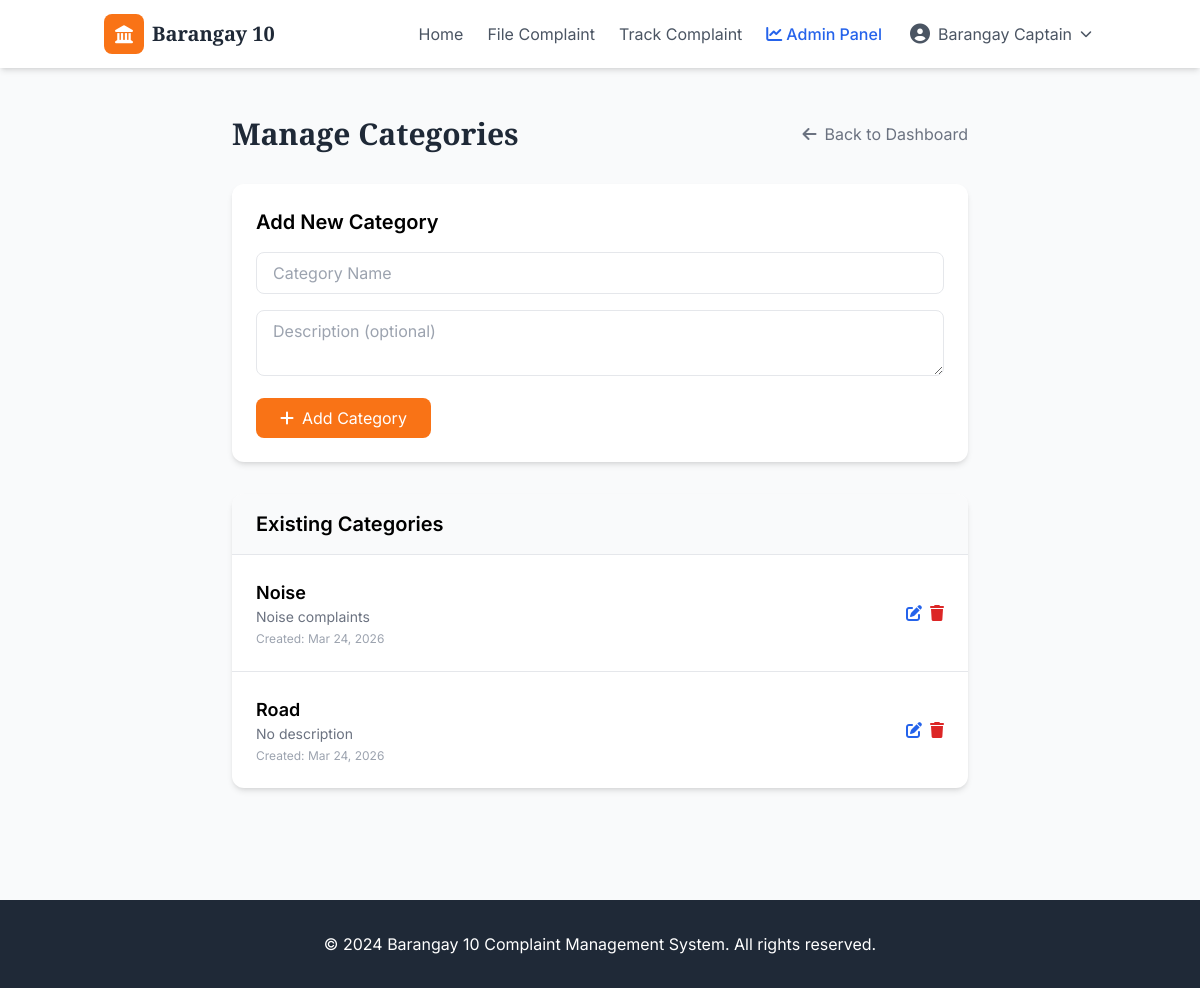
Before: /categories/ (signed in) with the older database file.
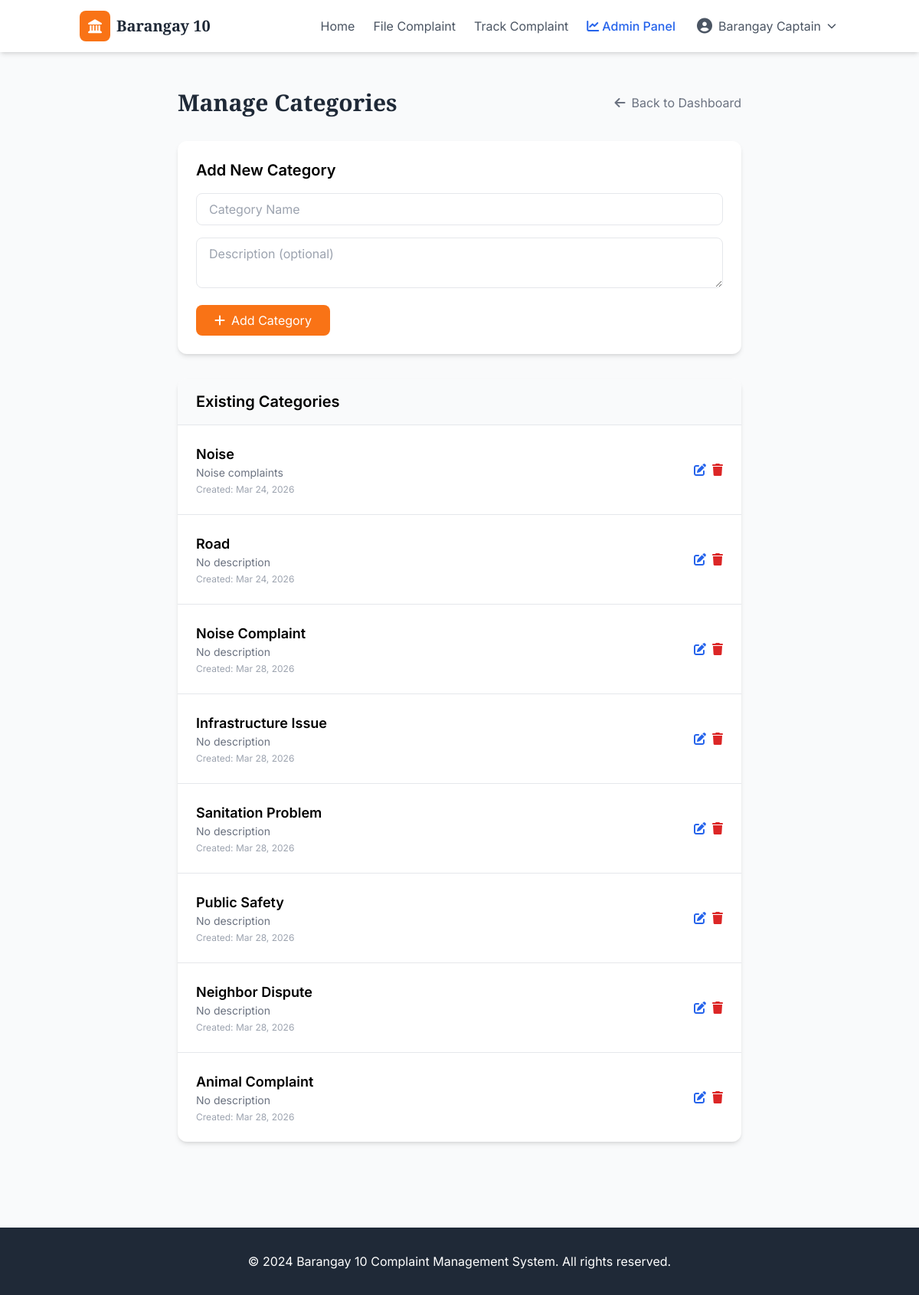
After: the same page with the newer database file.
### complaints/models.py (models this page shows, shortened)
class Category(models.Model):
    name = models.CharField(max_length=50, unique=True)
    description = models.TextField(blank=True)
    created_at = models.DateTimeField(auto_now_add=True)
    class Meta:
        verbose_name_plural = "Categories"

### complaints/views.py (the view, shortened to what this page needs)
# urls.py: path('categories/', views.manage_categories, name='manage_categories'),
@login_required
@user_passes_test(lambda u: u.is_admin())
def manage_categories(request):
    categories = Category.objects.all()
    return render(request, 'complaints/manage_categories.html', {'categories': categories})

### accounts/models.py (called while the page is built)
    def is_admin(self):
        return self.role in ['admin', 'captain']

### templates/complaints/manage_categories.html (shortened to what this page needs)
{% extends 'base.html' %}
{% block content %}
<div class="container mx-auto px-4 py-12 max-w-3xl">
    <div class="flex justify-between items-center mb-8">
        <h1 class="text-3xl font-display font-bold text-gray-800">Manage Categories</h1>
        <a href="{% url 'admin_dashboard' %}" class="text-gray-500 hover:text-gray-700">
            <i class="fas fa-arrow-left mr-2"></i>Back to Dashboard
        </a>
    </div>
    <div class="bg-white rounded-xl shadow-md p-6 mb-8">
        <h2 class="text-xl font-semibold mb-4">Add New Category</h2>
        <form method="POST">
            <div class="mb-4">
                <input type="text" name="name" placeholder="Category Name" required
                       class="w-full px-4 py-2 border rounded-lg focus:outline-none focus:ring-2 focus:ring-orange-500">
            </div>
            <div class="mb-4">
                <textarea name="description" rows="2" placeholder="Description (optional)"
                          class="w-full px-4 py-2 border rounded-lg focus:outline-none focus:ring-2 focus:ring-orange-500"></textarea>
            </div>
            <button type="submit" class="bg-orange-500 text-white px-6 py-2 rounded-lg hover:bg-orange-600">
                <i class="fas fa-plus mr-2"></i>Add Category
            </button>
        </form>
    </div>
    <div class="bg-white rounded-xl shadow-md overflow-hidden">
        <div class="px-6 py-4 bg-gray-50 border-b">
            <h2 class="text-xl font-semibold">Existing Categories</h2>
        </div>
        <div class="divide-y">
            {% for category in categories %}
            <div class="p-6 flex justify-between items-center">
                <div>
                    <h3 class="font-semibold text-lg">{{ category.name }}</h3>
                    <p class="text-gray-500 text-sm">{{ category.description|default:"No description" }}</p>
                    <p class="text-gray-400 text-xs mt-1">Created: {{ category.created_at|date:"M d, Y" }}</p>
                </div>
                <div class="flex gap-2">
                    <button onclick="openEditModal({{ category.id }}, '{{ category.name }}', '{{ category.description|escapejs }}')"
                            class="text-blue-600 hover:text-blue-800">
                        <i class="fas fa-edit"></i>
                    </button>
                    <form method="POST" class="inline">
                        <button type="submit" class="text-red-600 hover:text-red-800" onclick="return confirm('Delete this category?')">
                            <i class="fas fa-trash"></i>
                        </button>
                    </form>
                </div>
            </div>
            {% empty %}
            <div class="p-12 text-center text-gray-500">
                <i class="fas fa-folder-open text-4xl mb-3"></i>
                <p>No categories yet. Add your first category above!</p>
            </div>
            {% endfor %}
        </div>
    </div>
</div>
{% endblock %}

Changed rows visible on the page:
added Category: name "Noise Complaint", description "No description", created_at "Mar 28, 2026"
added Category: name "Infrastructure Issue", description "No description", created_at "Mar 28, 2026"
added Category: name "Sanitation Problem", description "No description", created_at "Mar 28, 2026"
added Category: name "Public Safety", description "No description", created_at "Mar 28, 2026"
added Category: name "Neighbor Dispute", description "No description", created_at "Mar 28, 2026"
added Category: name "Animal Complaint", description "No description", created_at "Mar 28, 2026"
